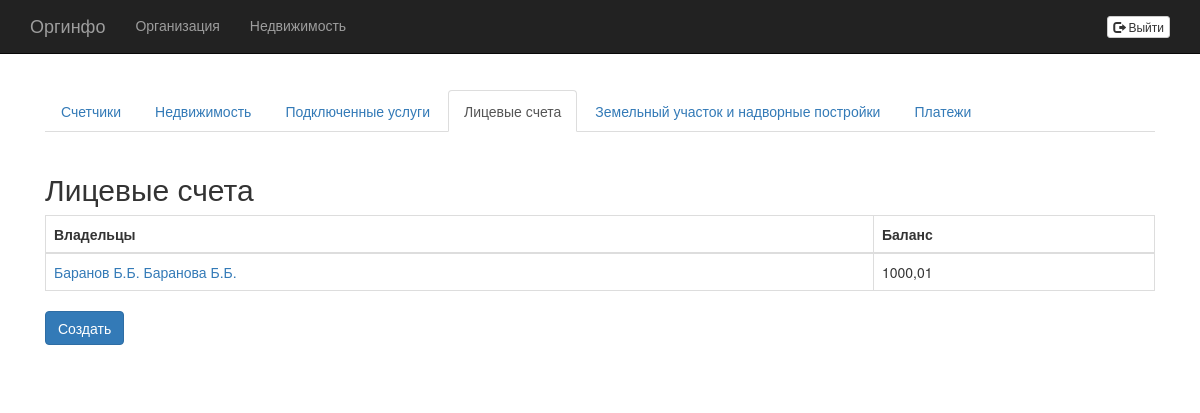
Page /real_estates/3/accounts/ on the earlier database version.
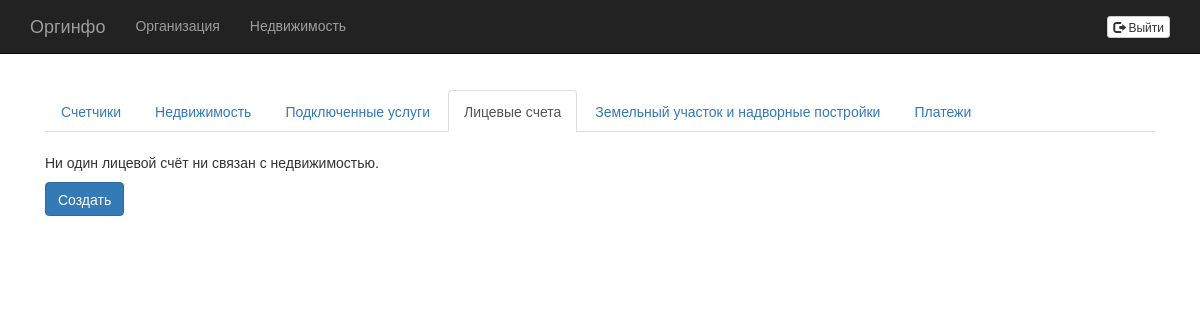
Same page on the later database version.
### accounting/models.py (models this page shows, shortened)
class Account(models.Model):
    real_estate = models.ForeignKey(RealEstate)
    balance = models.DecimalField(max_digits=8, decimal_places=2, default=0)
    owners = models.TextField()

### accounting/views.py (the view)
# urls.py: url(r'^real_estates/(?P<real_estate_id>\d+)/accounts/$', views.Accounts.as_view(), name='accounts'),
class Accounts(ListView):
    model = Account
    template_name = 'accounting/accounts.html'
    context_object_name = 'accounts'
    def get_queryset(self):
        return Account.objects.filter(real_estate=self.kwargs['real_estate_id']);
    def get_context_data(self, **kwargs):
        context = super(Accounts, self).get_context_data(**kwargs)
        context['real_estate_id'] = self.kwargs['real_estate_id']
        return context

### accounting/templates/accounting/accounts.html
{% extends "accounting/real-estate-menu-item.html" %}
{% block real_estate_tab_content %}
{% if accounts %}
    <h2>Лицевые счета</h2>
    <table class="table table-bordered">
        <thead>
            <tr>
                <th>Владельцы</th>
                <th>Баланс</th>
            </tr>
        </thead>
        <tbody>
        {% for account in accounts %}
            <tr>
                <td><a href="{% url "accounting:account" real_estate_id account.id %}">{{ account.owners }}</a></td>
                <td>{{ account.balance }}</td>
            </tr>
        {% endfor %}
        </tbody>
    </table>
{% else %}
    <p>Ни один лицевой счёт ни связан с недвижимостью.</p>
{% endif %}
<a class="btn btn-primary btn-default" role="button" href="{% url "accounting:create_account" real_estate_id %}">Создать</a>
{% endblock %}

### accounting/templates/accounting/real-estate-menu-item.html
{% extends "starter-template.html" %}
{% block container %}
<ul class="nav nav-tabs" role="tablist">
  {% url "accounting:readings" real_estate_id as l2readings %}
  <li{% if request.get_full_path == l2readings %} class="active"{% endif %}><a href="{{ l2readings }}">Счетчики</a></li>
  {% url "accounting:update_real_estate" real_estate_id as l2real_estate %}
  <li{% if request.get_full_path == l2real_estate %} class="active"{% endif %}><a href="{{ l2real_estate }}">Недвижимость</a></li>
  {% url "accounting:service_usages" real_estate_id as l2services %}
  <li{% if request.get_full_path == l2services %} class="active"{% endif %}><a href="{{ l2services }}">Подключенные услуги</a></li>
  {% url "accounting:accounts" real_estate_id as l2accounts %}
  <li{% if request.get_full_path == l2accounts %} class="active"{% endif %}><a href="{{ l2accounts }}">Лицевые счета</a></li>
  {% url "accounting:land_plots_and_outbuildings" real_estate_id as l2outbindings %}
  <li{% if request.get_full_path == l2outbindings %} class="active"{% endif %}><a href="{{ l2outbindings }}">Земельный участок и надворные постройки</a></li>
  {% url "accounting:payments" real_estate_id as l2payment %}
  <li{% if request.path == l2payment %} class="active"{% endif %}><a href="{{ l2payment }}">Платежи</a></li>
</ul>
<br />
{% block real_estate_tab_content %}
{% endblock %}
{% endblock %}

### orginfo/templates/starter-template.html (shortened to what this page needs)
{% extends "base.html" %}
{% block content %}
    <div class="navbar navbar-inverse navbar-fixed-top" role="navigation">
      <div class="container">
        <div class="navbar-header">
          <a class="navbar-brand" href="{% url 'accounting:index' %}">Оргинфо</a>
        </div>
        <div class="collapse navbar-collapse">
          <ul class="nav navbar-nav">
            {% url 'accounting:organization_details' as l2about %}
            <li{% if request.get_full_path == l2about %} class="active"{% endif %}><a href="{% url 'accounting:organization_details' %}">Организация</a></li>
            {% url 'accounting:real_estates' as l2realestates %}
            <li{% if request.get_full_path == l2realestates %} class="active"{% endif %}><a href="{{ l2realestates }}">Недвижимость</a></li>
          </ul>
          <ul class="nav navbar-nav navbar-right">
            <li>
                <a href="{% url 'accounting:logout' %}"><button type="button" class="btn btn-default btn-xs">
                  <span class="glyphicon glyphicon-log-out"></span> Выйти
                </button></a>
            </li>
          </ul>
        </div>
      </div>
    </div>
    <div class="container">
      <div class="tmp">
      {% block container %}{% endblock %}
      </div>
    </div>
{% endblock %}

### orginfo/templates/base.html (shortened to what this page needs)
<!DOCTYPE html>
<html lang="en">
  <head>
    <link href="//netdna.bootstrapcdn.com/bootstrap/3.1.1/css/bootstrap.min.css" rel="stylesheet">
  </head>
  <body>
    {% block content %}{% endblock %}
  </body>
</html>

### orginfo/templates/starter-template.html (style rules this page uses)
body { padding-top: 50px; }
.tmp { padding: 40px 15px; }

Differences in the rows shown:
removed Account: owners "Баранов Б.Б. Баранова Б.Б.", balance "1000,01"
Other differences:
text no longer shown: "Лицевые счета Владельцы Баланс"
text now shown: "Ни один лицевой счёт ни связан с недвижимостью."
